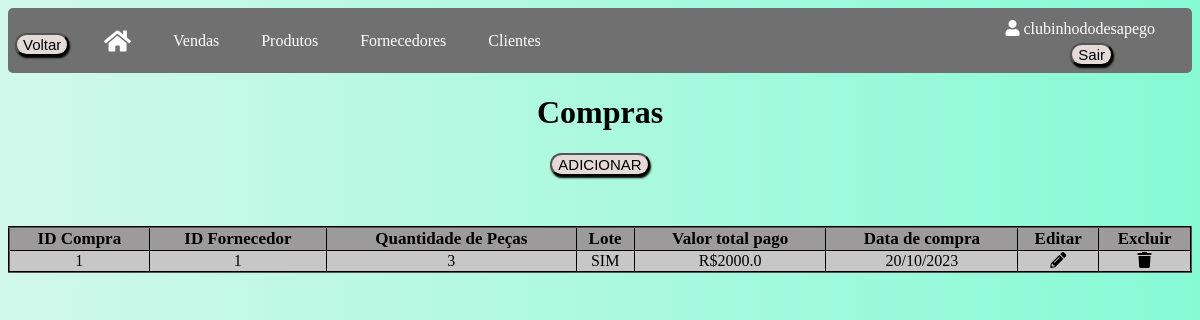
The page /compras (signed in) on the database as committed earlier.
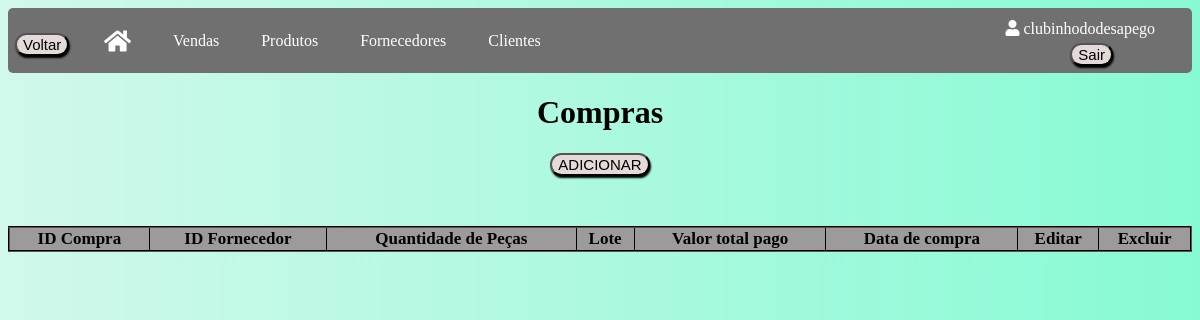
The same page on the database as committed later.
### app/models/tables.py (models this page shows, shortened)
class Usuario(db.Model, UserMixin):
    __tablename__ = "usuarios"
    id = db.Column(db.Integer, primary_key=True, autoincrement=True)
    nome_brecho = db.Column(db.String(100))
    email = db.Column(db.String(84), unique=True)
    usuario = db.Column(db.String(80), unique=True)
    senha = db.Column(db.String(128))
    clientes = db.relationship("Cliente", backref="usuario")
    produtos = db.relationship("Produto", backref="usuario")
    fornecedores = db.relationship("Fornecedor", backref="usuario")
    compras = db.relationship("Compra", backref="usuario")
    vendas = db.relationship("Venda", backref="usuario")

class Compra(db.Model):
    __tablename__ = "compras"
    id = db.Column(db.Integer, primary_key=True, autoincrement=True)
    id_fornecedor = db.Column(db.Integer, db.ForeignKey('fornecedores.id'))
    qtd_pecas = db.Column(db.Integer)
    lote = db.Column(db.String(3))
    val_total_pg = db.Column(db.Float)
    dta_compra = db.Column(db.Date)
    id_usuario = db.Column(db.Integer, db.ForeignKey('usuarios.id'))
    fornecedor = db.relationship('Fornecedor', foreign_keys=id_fornecedor)

### app/default.py (the view)
@login_required
@app.route("/compras", methods=['GET', 'POST'])
def compras():
    compras = Compra.query.filter_by(id_usuario=current_user.id).all()
    return render_template('compras.html', compras=compras)

### app/default.py (called while the page is built)
@login_manager.user_loader
def load_user(id_usuario):
    return Usuario.query.get(int(id_usuario))

### app/templates/compras.html (shortened to what this page needs)
<!DOCTYPE html>
<html lang="en">
<head>
    <link rel="stylesheet" type="text/css" href="{{ url_for('static', filename='css/compras.css') }}">
    <link rel="stylesheet" href="https://cdnjs.cloudflare.com/ajax/libs/font-awesome/5.15.3/css/all.min.css">
    <link rel="stylesheet" type="text/css" href="https://cdn.datatables.net/1.11.5/css/jquery.dataTables.min.css">
</head>
<body>
    <div class="usuario-logado"><i class="fas fa-user"></i> {{ current_user.usuario }}</div>
    <div class="logout">
        <form method="POST" action="{{ url_for('logout') }}">
            <button class="button" type="submit">Sair</button>
        </form>
    </div>
    <div class="navbar">
        <button onclick="window.history.back()" class="button button_voltar">Voltar</button>
        <a href="/home"><i class="fas fa-home icone-casa"></i></a>
        <a href="/vendas">Vendas</a>
        <a href="/produtos">Produtos</a>
        <a href="/fornecedores">Fornecedores</a>
        <a href="/clientes">Clientes</a>
    </div>
    <h1 class="titulo">Compras</h1>
    <button class="button_adc"><a href="comprascadastro">ADICIONAR</a></button>
    <table id="tabelaCompras" class="tabela display" border="2">
        <thead>
            <tr>
                <th>ID Compra</th>
                <th>ID Fornecedor</th>
                <th>Quantidade de Peças</th>
                <th>Lote</th>
                <th>Valor total pago</th>
                <th>Data de compra</th>
                <th>Editar</th>
                <th>Excluir</th>
            </tr>
        </thead>
        <tbody>
            {% for compra in compras %}
            <tr>
                <td>{{ compra.id }}</td>
                <td>{{ compra.id_fornecedor }}</td>
                <td>{{ compra.qtd_pecas }}</td>
                <td>{{ compra.lote }}</td>
                <td>R${{ compra.val_total_pg }}</td>
                <td>{{ compra.dta_compra.strftime("%d/%m/%Y") }}</td>
                <td>
                    <a href="/editarcompras/{{ compra.id }}">
                    <div class="icon-container"><i class="fas fa-pencil-alt"></i></div>
                    </a>
                </td>
                <td>
                    <a href="/excluircompras/{{ compra.id }}" class="excluir-compra" data-id="{{ compra.id }}" data-confirm="Tem certeza de que deseja excluir esta compra?">
                        <div class="icon-container"><i class="fas fa-trash"></i></div>
                    </a>
                </td>
            </tr>
            {% endfor %}
        </tbody>
    </table>
</body>
</html>

### app/static/css/compras.css (style rules this page uses)
body { background: linear-gradient(to right, #d1f8eb, #87fad4); }
.usuario-logado { position: absolute; top: 20px; right: 45px; color: white; }
.logout { position: absolute; top: 43px; right: 87px; }
.button_voltar { position: absolute; top: 33px; left: 15px; }
.button { font-size: 15px; margin-bottom: 13px; background-color: #e4dbd9; cursor: pointer; transition: background-color 0.3s ease; border-radius: 20px; box-shadow: 1px 2px 2px black; }
.navbar { overflow: hidden; background-color: #707070; height: 65px; border-radius: 5px; }
.navbar a { float: left; display: flex; align-items: center; color: white; text-align: center; padding: 0px 16px; text-decoration: none; height: 100%; margin-left: 80px; margin-right: -70px; }
.icone-casa { font-size: 24px; }
.titulo { text-align: center; }
.button_adc { font-size: 15px; margin: 13px auto; background-color: #e4dbd9; cursor: pointer; transition: background-color 0.3s ease; border-radius: 20px; box-shadow: 1px 2px 2px black; display: flex; align-items: center; }
.tabela { border-collapse: collapse; width: 100%; text-align: center; background-color: #c7c7c7; margin-top: 50px; border-color: black; }
th { font-size: 17px; background-color: #9c9a9a; }
a { text-decoration: none; color: #000; }

Rows that differ between the two databases and show on the page:
removed Compra: id "1", id_fornecedor "1", qtd_pecas "3", lote "SIM", val_total_pg "2000.0", dta_compra "20/10/2023"
